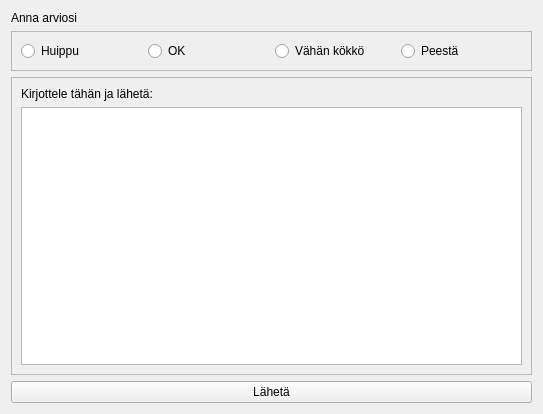
<?xml version="1.0" encoding="UTF-8"?>
<ui version="4.0">
 <class>Form</class>
 <widget class="QWidget" name="Form">
  <property name="geometry">
   <rect>
    <x>0</x>
    <y>0</y>
    <width>543</width>
    <height>414</height>
   </rect>
  </property>
  <property name="windowTitle">
   <string>HTTP post testi</string>
  </property>
  <layout class="QGridLayout" name="gridLayout">
   <item row="0" column="0">
    <widget class="QLabel" name="label_2">
     <property name="text">
      <string>Anna arviosi</string>
     </property>
    </widget>
   </item>
   <item row="2" column="0">
    <widget class="QFrame" name="frame">
     <property name="frameShape">
      <enum>QFrame::StyledPanel</enum>
     </property>
     <property name="frameShadow">
      <enum>QFrame::Raised</enum>
     </property>
     <layout class="QHBoxLayout" name="horizontalLayout">
      <item>
       <widget class="QRadioButton" name="radio1">
        <property name="text">
         <string>Huippu</string>
        </property>
       </widget>
      </item>
      <item>
       <widget class="QRadioButton" name="radio2">
        <property name="text">
         <string>OK</string>
        </property>
       </widget>
      </item>
      <item>
       <widget class="QRadioButton" name="radio3">
        <property name="text">
         <string>Vähän kökkö</string>
        </property>
       </widget>
      </item>
      <item>
       <widget class="QRadioButton" name="radio4">
        <property name="text">
         <string>Peestä</string>
        </property>
       </widget>
      </item>
     </layout>
    </widget>
   </item>
   <item row="3" column="0">
    <widget class="QFrame" name="frame_2">
     <property name="frameShape">
      <enum>QFrame::StyledPanel</enum>
     </property>
     <property name="frameShadow">
      <enum>QFrame::Raised</enum>
     </property>
     <layout class="QVBoxLayout" name="verticalLayout_2">
      <item>
       <widget class="QLabel" name="label">
        <property name="text">
         <string>Kirjottele tähän ja lähetä:</string>
        </property>
       </widget>
      </item>
      <item>
       <widget class="QPlainTextEdit" name="plainTextEdit"/>
      </item>
     </layout>
    </widget>
   </item>
   <item row="4" column="0">
    <widget class="QPushButton" name="pushButton">
     <property name="text">
      <string>Lähetä</string>
     </property>
    </widget>
   </item>
  </layout>
 </widget>
 <resources/>
 <connections/>
</ui>
